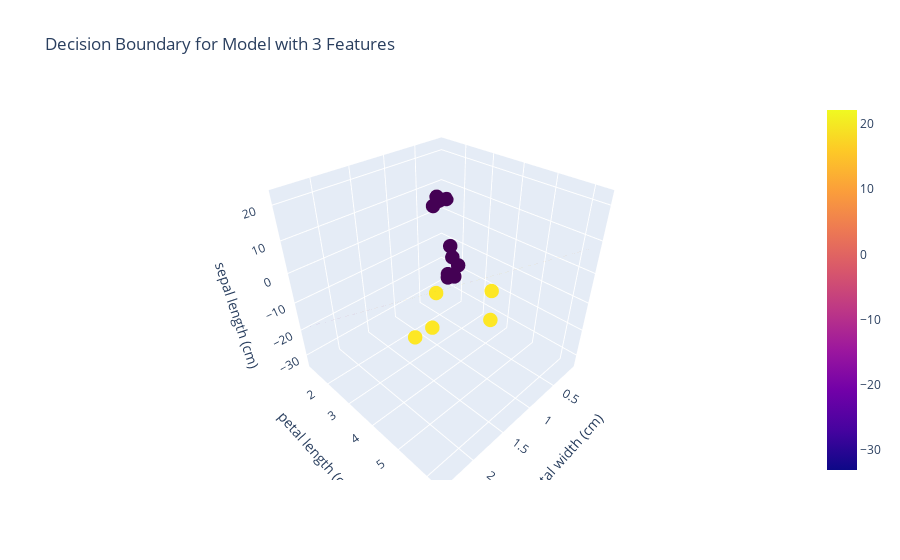

Notebook code cell kept with this figure:
### Code cell
import plotly.graph_objects as go

# Model with 3 features
model = models[2]  
features = features_list[2]  

# Prepare meshgrid
x1, x2 = np.meshgrid(np.linspace(X_val[features[0]].min(), X_val[features[0]].max(), 100),
                     np.linspace(X_val[features[1]].min(), X_val[features[1]].max(), 100))
decision_boundary_x3 = (-model.intercept_ - model.coef_[0][0] * x1 - model.coef_[0][1] * x2) / model.coef_[0][2]

# Plot
fig = go.Figure(data=[go.Surface(z=decision_boundary_x3, x=x1, y=x2)])
fig.add_trace(go.Scatter3d(x=X_val[features[0]], y=X_val[features[1]], z=X_val[features[2]], mode='markers', marker=dict(size=5, color=y_val, colorscale='Viridis')))
fig.update_layout(title='Decision Boundary for Model with 3 Features', scene=dict(
                    xaxis_title=features[0],
                    yaxis_title=features[1],
                    zaxis_title=features[2]))
fig.show()

### Figure 1 — Plotly figure (JSON) as saved in the notebook; plotly's stock layout.template omitted (floating-point values rounded to 4 significant figures; data arrays with more than 128 entries replaced by an {"elided": "..."} marker saying what was removed)
{"data": [{"type": "surface", "x": {"elided": "100x100 float values"}, "y": {"elided": "100x100 float values"}, "z": {"elided": "100x100 float values"}}, {"marker": {"color": [0, 1, 0, 0, 0, 1, 0, 0, 0, 0, 0, 1, 0, 1, 1], "colorscale": [[0, "#440154"], [0.1111, "#482878"], [0.2222, "#3e4989"], [0.3333, "#31688e"], [0.4444, "#26828e"], [0.5556, "#1f9e89"], [0.6667, "#35b779"], [0.7778, "#6ece58"], [0.8889, "#b5de2b"], [1, "#fde725"]], "size": 5}, "mode": "markers", "type": "scatter3d", "x": [1.2, 1.4, 0.1, 1.5, 0.2, 2.4, 1.3, 0.4, 1.5, 0.2, 1.5, 1.8, 1, 2.2, 1.8], "y": [4, 5.6, 1.4, 4.5, 1.2, 5.6, 4.4, 1.5, 4.7, 1.3, 4.5, 6.3, 3.5, 5.6, 4.8], "z": [5.8, 6.1, 4.9, 5.4, 5.8, 6.7, 6.3, 5.1, 6.7, 4.7, 6.4, 7.3, 5, 6.4, 6]}], "layout": {"scene": {"xaxis": {"title": {"text": "petal width (cm)"}}, "yaxis": {"title": {"text": "petal length (cm)"}}, "zaxis": {"title": {"text": "sepal length (cm)"}}}, "title": {"text": "Decision Boundary for Model with 3 Features"}}}
